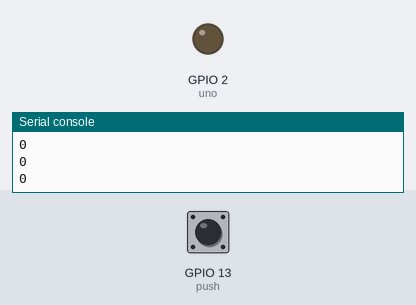
A program run on a simulated ESP32 board running MicroPython. Parts: output pins drawn as LEDs (lit = HIGH), the last lines printed to the serial console. Inputs (shaded band) come from the test bench; at power-on: GPIO 13 (push) LOW. Web requests get an empty 200 reply after 0.4 s; the clock reads 2024-03-15 10:24:30 at power-on unless the program sets it.

Above: at 2.7 s.
2.8 s: GPIO 13 (push) pulled HIGH for 0.15 s
At 3.08 s:
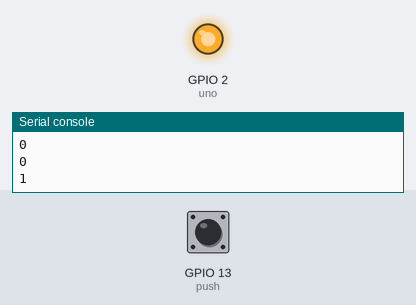
4.8 s: GPIO 13 (push) pulled HIGH for 3.2 s
At 9.8 s:
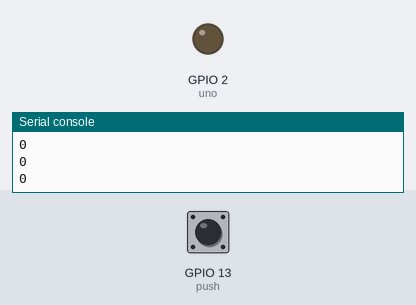
Timing chart, 0 to 11.3 s (numbered marks = the images above; inputs shaded):
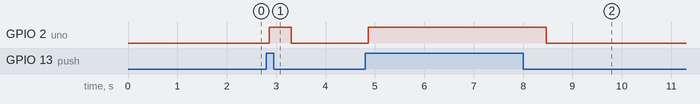

Measured:
- after the input at 2.8 s, GPIO 2 (uno): LOW → HIGH after 0.06 s, → LOW 0.45 s later
- after the input at 4.8 s, GPIO 2 (uno): LOW → HIGH after 0.06 s, → LOW 3.6 s later

The program:

iftt_sms.py
```python
#Envia dato a sms android a traves de ifttA
#https://ifttt.com/maker_webhooks

import network, time, urequests
from machine import Pin

def conectaWifi(red, password):
     global miRed
     miRed = network.WLAN(network.STA_IF)
     if not miRed.isconnected():              #Si no está conectado…
          miRed.active(True)                   #activa la interface
          miRed.connect('FAMILIA PENA', 'Hupe6493$')         #Intenta conectar con la red
          print('Conectando a la red', red +"…")
          timeout = time.time ()
          while not miRed.isconnected():           #Mientras no se conecte..
              if (time.ticks_diff (time.time (), timeout) > 10):
                  return False
     return True


push = Pin(13, Pin.IN, Pin.PULL_DOWN)# conectado al positivo  (0)  oprimir (1)
uno = Pin(2, Pin.OUT)

if conectaWifi("FAMILIA PENA", "Hupe6493$"):

    print("Conexión exitosa!")
    print('Datos de la red (IP/netmask/gw/DNS):', miRed.ifconfig())

    url = "https://maker.ifttt.com/trigger/peligro_2/with/key/1pLxYy7JQFxTRYOLtH2_O?"

    while (True):


        estado = push.value()
        print(estado)
        time.sleep(0.05)


        if estado == 1:
            uno.value(1)
            respuesta = urequests.get(url+"&value1="+str(uno) +  "Intruso en el Hogar")
            print(respuesta.text)
            print (respuesta.status_code)
            respuesta.close ()

        else:
            uno.value(0)


else:
       print ("Imposible conectar")
       miRed.active (False)
```
